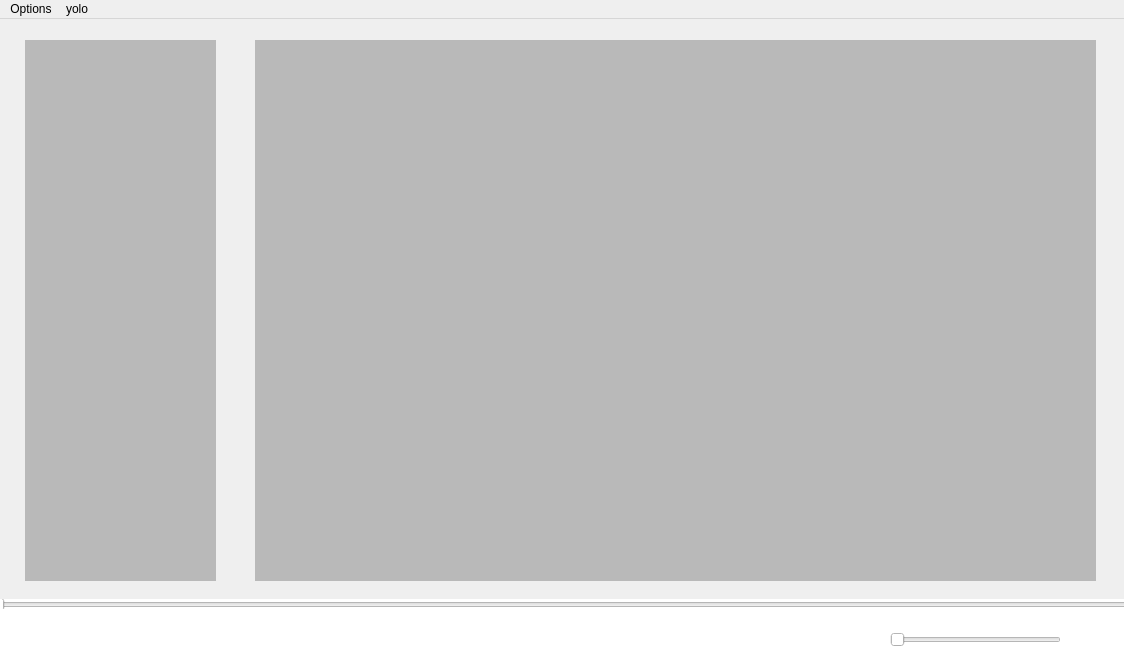
<?xml version="1.0" encoding="UTF-8"?>
<ui version="4.0">
 <class>MainWindow</class>
 <widget class="QMainWindow" name="MainWindow">
  <property name="geometry">
   <rect>
    <x>0</x>
    <y>0</y>
    <width>1124</width>
    <height>648</height>
   </rect>
  </property>
  <property name="windowTitle">
   <string>MainWindow</string>
  </property>
  <property name="styleSheet">
   <string notr="true"/>
  </property>
  <widget class="QWidget" name="centralWidget">
   <property name="styleSheet">
    <string notr="true"/>
   </property>
   <widget class="QWidget" name="fond" native="true">
    <property name="geometry">
     <rect>
      <x>0</x>
      <y>0</y>
      <width>1131</width>
      <height>581</height>
     </rect>
    </property>
    <property name="styleSheet">
     <string notr="true">background-image: url(&quot;./cover.jpg&quot;);
</string>
    </property>
   </widget>
   <widget class="QWidget" name="barre_groupe" native="true">
    <property name="geometry">
     <rect>
      <x>10</x>
      <y>10</y>
      <width>211</width>
      <height>561</height>
     </rect>
    </property>
    <property name="autoFillBackground">
     <bool>false</bool>
    </property>
    <property name="styleSheet">
     <string notr="true">background-color: transparent;</string>
    </property>
    <widget class="QListWidget" name="liste_groupe">
     <property name="geometry">
      <rect>
       <x>15</x>
       <y>11</y>
       <width>191</width>
       <height>541</height>
      </rect>
     </property>
     <property name="styleSheet">
      <string notr="true">border: none;
font: 75 oblique 15pt &quot;Waree&quot;;
background-color: rgba(180, 180, 180,230);</string>
     </property>
    </widget>
   </widget>
   <widget class="QWidget" name="barre_musique" native="true">
    <property name="geometry">
     <rect>
      <x>250</x>
      <y>10</y>
      <width>861</width>
      <height>561</height>
     </rect>
    </property>
    <property name="autoFillBackground">
     <bool>false</bool>
    </property>
    <property name="styleSheet">
     <string notr="true">background-color: transparent;</string>
    </property>
    <widget class="QListWidget" name="liste_musique">
     <property name="geometry">
      <rect>
       <x>5</x>
       <y>11</y>
       <width>841</width>
       <height>541</height>
      </rect>
     </property>
     <property name="styleSheet">
      <string notr="true">border: none;
font: 75 oblique 15pt &quot;Waree&quot;;
background-color: rgba(180, 180, 180,230);</string>
     </property>
     <property name="sortingEnabled">
      <bool>true</bool>
     </property>
    </widget>
   </widget>
   <widget class="QWidget" name="barre_play" native="true">
    <property name="geometry">
     <rect>
      <x>0</x>
      <y>580</y>
      <width>1131</width>
      <height>71</height>
     </rect>
    </property>
    <property name="autoFillBackground">
     <bool>false</bool>
    </property>
    <property name="styleSheet">
     <string notr="true">background: rgb(255, 255, 255)</string>
    </property>
    <widget class="QWidget" name="horizontalLayoutWidget_2">
     <property name="geometry">
      <rect>
       <x>440</x>
       <y>10</y>
       <width>281</width>
       <height>62</height>
      </rect>
     </property>
     <layout class="QHBoxLayout" name="horizontalLayout_2">
      <item>
       <widget class="QPushButton" name="previous_2">
        <property name="minimumSize">
         <size>
          <width>60</width>
          <height>60</height>
         </size>
        </property>
        <property name="styleSheet">
         <string notr="true">border: none;</string>
        </property>
        <property name="text">
         <string/>
        </property>
        <property name="icon">
         <iconset>
          <normaloff>../ressources/previous.png</normaloff>../ressources/previous.png</iconset>
        </property>
        <property name="iconSize">
         <size>
          <width>40</width>
          <height>40</height>
         </size>
        </property>
       </widget>
      </item>
      <item>
       <widget class="QPushButton" name="play_2">
        <property name="minimumSize">
         <size>
          <width>60</width>
          <height>60</height>
         </size>
        </property>
        <property name="styleSheet">
         <string notr="true">border: none;</string>
        </property>
        <property name="text">
         <string/>
        </property>
        <property name="icon">
         <iconset>
          <normaloff>../ressources/pause.png</normaloff>../ressources/pause.png</iconset>
        </property>
        <property name="iconSize">
         <size>
          <width>40</width>
          <height>40</height>
         </size>
        </property>
       </widget>
      </item>
      <item>
       <widget class="QPushButton" name="next_2">
        <property name="minimumSize">
         <size>
          <width>60</width>
          <height>60</height>
         </size>
        </property>
        <property name="styleSheet">
         <string notr="true">border: none;</string>
        </property>
        <property name="text">
         <string/>
        </property>
        <property name="icon">
         <iconset>
          <normaloff>../ressources/next.png</normaloff>../ressources/next.png</iconset>
        </property>
        <property name="iconSize">
         <size>
          <width>40</width>
          <height>40</height>
         </size>
        </property>
       </widget>
      </item>
     </layout>
    </widget>
    <widget class="QLabel" name="Titre_2">
     <property name="geometry">
      <rect>
       <x>46</x>
       <y>16</y>
       <width>391</width>
       <height>21</height>
      </rect>
     </property>
     <property name="styleSheet">
      <string notr="true">font: 15pt &quot;Ubuntu&quot;;</string>
     </property>
     <property name="text">
      <string/>
     </property>
    </widget>
    <widget class="QLabel" name="artiste_2">
     <property name="geometry">
      <rect>
       <x>50</x>
       <y>40</y>
       <width>381</width>
       <height>20</height>
      </rect>
     </property>
     <property name="styleSheet">
      <string notr="true">font: 12pt &quot;Ubuntu&quot;;</string>
     </property>
     <property name="text">
      <string/>
     </property>
    </widget>
    <widget class="QSlider" name="volume">
     <property name="geometry">
      <rect>
       <x>890</x>
       <y>20</y>
       <width>171</width>
       <height>41</height>
      </rect>
     </property>
     <property name="maximum">
      <number>100</number>
     </property>
     <property name="orientation">
      <enum>Qt::Horizontal</enum>
     </property>
    </widget>
    <widget class="QPushButton" name="sound_2">
     <property name="geometry">
      <rect>
       <x>810</x>
       <y>10</y>
       <width>89</width>
       <height>60</height>
      </rect>
     </property>
     <property name="minimumSize">
      <size>
       <width>60</width>
       <height>60</height>
      </size>
     </property>
     <property name="styleSheet">
      <string notr="true">border: none;</string>
     </property>
     <property name="text">
      <string/>
     </property>
     <property name="icon">
      <iconset>
       <normaloff>../ressources/sound.png</normaloff>../ressources/sound.png</iconset>
     </property>
     <property name="iconSize">
      <size>
       <width>40</width>
       <height>40</height>
      </size>
     </property>
    </widget>
    <widget class="QSlider" name="lecture">
     <property name="geometry">
      <rect>
       <x>-10</x>
       <y>-20</y>
       <width>1141</width>
       <height>51</height>
      </rect>
     </property>
     <property name="minimumSize">
      <size>
       <width>30</width>
       <height>0</height>
      </size>
     </property>
     <property name="palette">
      <palette>
       <active>
        <colorrole role="Button">
         <brush brushstyle="SolidPattern">
          <color alpha="255">
           <red>255</red>
           <green>255</green>
           <blue>255</blue>
          </color>
         </brush>
        </colorrole>
        <colorrole role="Base">
         <brush brushstyle="SolidPattern">
          <color alpha="255">
           <red>255</red>
           <green>255</green>
           <blue>255</blue>
          </color>
         </brush>
        </colorrole>
        <colorrole role="Window">
         <brush brushstyle="SolidPattern">
          <color alpha="255">
           <red>255</red>
           <green>255</green>
           <blue>255</blue>
          </color>
         </brush>
        </colorrole>
       </active>
       <inactive>
        <colorrole role="Button">
         <brush brushstyle="SolidPattern">
          <color alpha="255">
           <red>255</red>
           <green>255</green>
           <blue>255</blue>
          </color>
         </brush>
        </colorrole>
        <colorrole role="Base">
         <brush brushstyle="SolidPattern">
          <color alpha="255">
           <red>255</red>
           <green>255</green>
           <blue>255</blue>
          </color>
         </brush>
        </colorrole>
        <colorrole role="Window">
         <brush brushstyle="SolidPattern">
          <color alpha="255">
           <red>255</red>
           <green>255</green>
           <blue>255</blue>
          </color>
         </brush>
        </colorrole>
       </inactive>
       <disabled>
        <colorrole role="Button">
         <brush brushstyle="SolidPattern">
          <color alpha="255">
           <red>255</red>
           <green>255</green>
           <blue>255</blue>
          </color>
         </brush>
        </colorrole>
        <colorrole role="Base">
         <brush brushstyle="SolidPattern">
          <color alpha="255">
           <red>255</red>
           <green>255</green>
           <blue>255</blue>
          </color>
         </brush>
        </colorrole>
        <colorrole role="Window">
         <brush brushstyle="SolidPattern">
          <color alpha="255">
           <red>255</red>
           <green>255</green>
           <blue>255</blue>
          </color>
         </brush>
        </colorrole>
       </disabled>
      </palette>
     </property>
     <property name="autoFillBackground">
      <bool>false</bool>
     </property>
     <property name="styleSheet">
      <string notr="true">groove:horizontal {
    margin: -2px 0; /* decrease this size (make it more negative)—I changed mine from –2px to –8px. */
}</string>
     </property>
     <property name="maximum">
      <number>200</number>
     </property>
     <property name="singleStep">
      <number>1</number>
     </property>
     <property name="value">
      <number>0</number>
     </property>
     <property name="orientation">
      <enum>Qt::Horizontal</enum>
     </property>
    </widget>
    <widget class="QLabel" name="current">
     <property name="geometry">
      <rect>
       <x>0</x>
       <y>10</y>
       <width>31</width>
       <height>20</height>
      </rect>
     </property>
     <property name="text">
      <string/>
     </property>
    </widget>
    <widget class="QLabel" name="end">
     <property name="geometry">
      <rect>
       <x>1080</x>
       <y>10</y>
       <width>41</width>
       <height>21</height>
      </rect>
     </property>
     <property name="text">
      <string/>
     </property>
    </widget>
    <zorder>lecture</zorder>
    <zorder>sound_2</zorder>
    <zorder>horizontalLayoutWidget_2</zorder>
    <zorder>Titre_2</zorder>
    <zorder>artiste_2</zorder>
    <zorder>volume</zorder>
    <zorder>current</zorder>
    <zorder>end</zorder>
   </widget>
  </widget>
  <widget class="QMenuBar" name="menuBar">
   <property name="enabled">
    <bool>true</bool>
   </property>
   <property name="geometry">
    <rect>
     <x>0</x>
     <y>0</y>
     <width>1124</width>
     <height>19</height>
    </rect>
   </property>
   <property name="defaultUp">
    <bool>false</bool>
   </property>
   <property name="nativeMenuBar">
    <bool>true</bool>
   </property>
   <widget class="QMenu" name="menuParam_tres">
    <property name="title">
     <string>Options</string>
    </property>
    <widget class="QMenu" name="menuLangues">
     <property name="title">
      <string>Langues</string>
     </property>
     <addaction name="actionFrances"/>
     <addaction name="actionEnglish"/>
    </widget>
    <addaction name="menuLangues"/>
    <addaction name="action_propos"/>
   </widget>
   <widget class="QMenu" name="menuyolo">
    <property name="title">
     <string>yolo</string>
    </property>
   </widget>
   <addaction name="menuParam_tres"/>
   <addaction name="menuyolo"/>
  </widget>
  <action name="actionFrances">
   <property name="text">
    <string>Français</string>
   </property>
  </action>
  <action name="actionEnglish">
   <property name="text">
    <string>English</string>
   </property>
  </action>
  <action name="action_propos">
   <property name="text">
    <string>À propos</string>
   </property>
  </action>
 </widget>
 <layoutdefault spacing="6" margin="11"/>
 <resources/>
 <connections/>
</ui>
